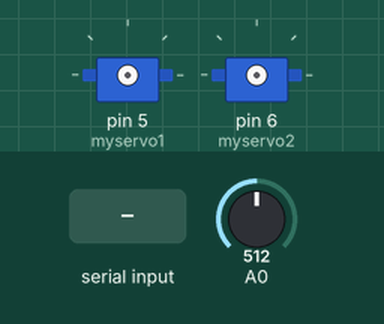
Bench run of a sketch on a simulated Arduino Uno, built with avr-gcc and run on an emulated ATmega328P. Parts: 2 × servo. The inputs (shaded band) are chosen by the test bench; at power-on: A0 = 512. What the sketch prints to the serial monitor is not drawn.

Above: at 1.2 s.
1.3 s: "0" received over Serial
2.8 s: "1" received over Serial
At 3.1 s:
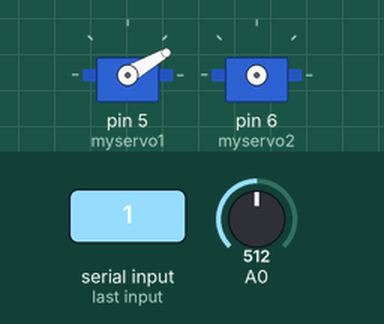
4.3 s: "2" received over Serial
At 5.4 s:
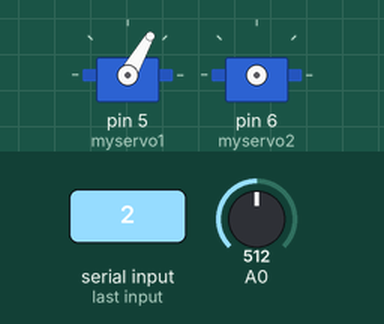
5.8 s: "3" received over Serial
At 6.6 s:
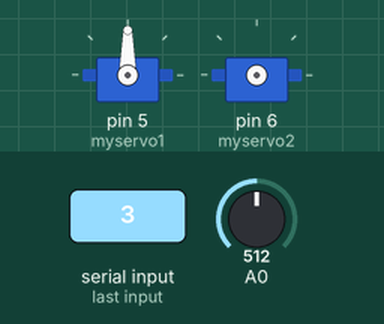
7.3 s: "4" received over Serial
Timing chart, 0 to 10.3 s (numbered marks = the images above; inputs shaded):
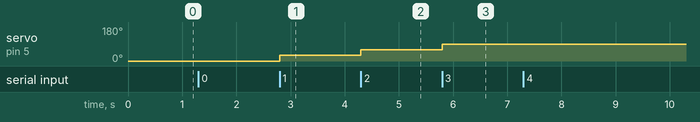

The sketch:

realtime.ino
```cpp
#include <Servo.h>
char data;
Servo myservo1;
Servo myservo2;

void setup() {


  // initialize serial communication at 9600 bits per second:
  Serial.begin(57600);
  //pinMode(13, OUTPUT);
}

// the loop routine runs over and over again forever:
void loop() {
  Serial.println(analogRead(A0));

  while (Serial.available()){
  data = Serial.read();
//  Serial.print(data);

  if (data == '0'){
    myservo1.attach(5);
  myservo1.write(0);

  }
  else if(data=='1') {
    myservo1.attach(5);
    myservo1.write(30);
  }
  else if(data=='2') {
    myservo1.attach(5);
    myservo1.write(60);
  }
  else if(data=='3') {
    myservo1.attach(5);
  myservo1.write(90);
  }
  else if(data=='4') {
    myservo2.attach(6);
  myservo2.write(0);
  }
  else if(data=='5') {
    myservo2.attach(6);
  myservo2.write(45);
  }
  else if(data=='6') {
    myservo2.attach(6);
  myservo2.write(90);
  }
  else if(data=='7') {
    myservo2.attach(6);
  myservo2.write(135);
  }
  else if(data=='8') {
    myservo2.attach(6);
  myservo2.write(360);
  }
 }
}
```

Measured:
- after the input at 2.8 s, servo on pin 5 (myservo1): 0° → 30° at once
- after the input at 4.3 s, servo on pin 5 (myservo1): 30° → 60° at once
- after the input at 5.8 s, servo on pin 5 (myservo1): 60° → 90° at once
